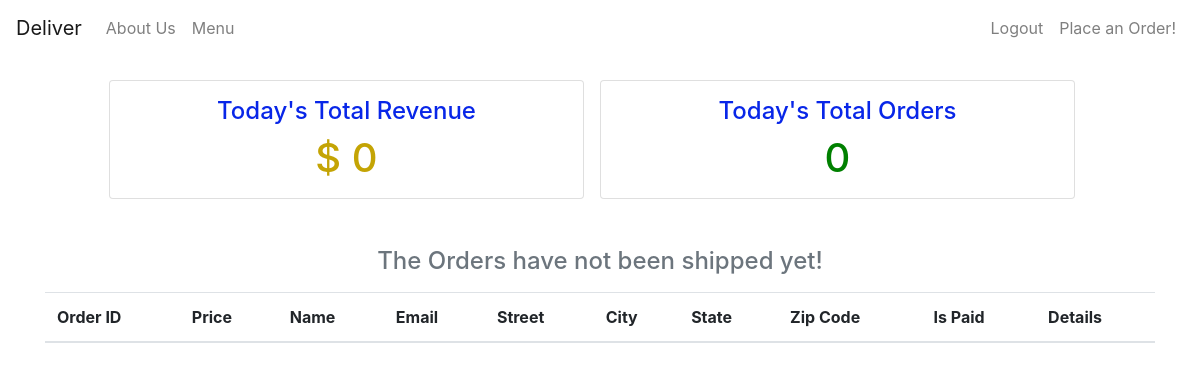
Page /restaurant/dashboard/ (signed in) on the earlier database version.
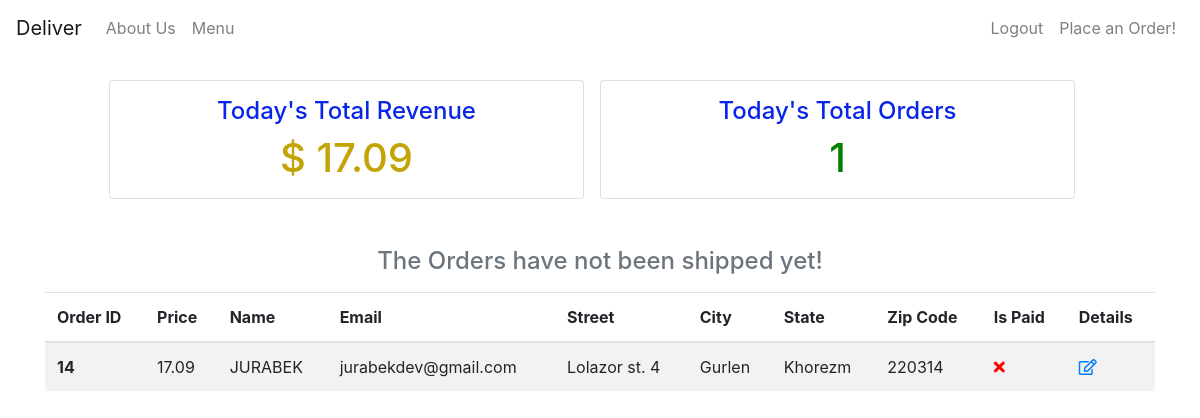
Same page on the later database version.
### customers/models.py (models this page shows, shortened)
class OrderModel(models.Model):
    created_on = models.DateTimeField(auto_now_add=True)
    price = models.DecimalField(max_digits=7, decimal_places=2)
    items = models.ManyToManyField('MenuItem',related_name='order',blank=True)
    name = models.CharField(max_length=50,blank=True)
    email = models.CharField(max_length=50, blank=True)
    street = models.CharField(max_length=50, blank=True)
    city = models.CharField(max_length=50, blank=True)
    state = models.CharField(max_length=50, blank=True)
    zip_code = models.IntegerField(blank=True,null=True)
    is_paid = models.BooleanField(default=False)
    is_shipped = models.BooleanField(default=False)

### restaurant/views.py (the view)
# urls.py: path('dashboard/', Dashboard.as_view(), name='dashboard'),
class Dashboard(UserPassesTestMixin, LoginRequiredMixin, View):
    def get(self, request, *args, **kwargs):
        today = datetime.today()
        orders = OrderModel.objects.filter(
            created_on__year=today.year, created_on__month=today.month, created_on__day=today.day
        ) # created_on is datetime field
        unshipped_orders = []
        total_revenue = 0
        for order in orders:
            total_revenue +=order.price
            if not order.is_shipped:
                unshipped_orders.append(order)
        context = {
            'orders': unshipped_orders,
            'total_revenue': total_revenue,
            'total_orders': len(orders)
        }
        return render(request, 'restaurant/dashboard.html', context)
    def test_func(self):
        return self.request.user.groups.filter(name='Staff').exists()

### restaurant/templates/restaurant/dashboard.html
{% extends 'restaurant/base.html' %}
{% block content %}
    <div class="container">
        <div class="row justify-content-center mt-4">
            <div class="card col-md-5 mr-3 p-2">
                <h4 class="text-center pt-2" style="color: #0826e8">Today's Total Revenue</h4>
                <h1 class="text-center" style="color: #c4a404">$ {{ total_revenue }}</h1>
            </div>
            <div class="card col-md-5 mr-3 p-2">
                <h4 class="text-center pt-2" style="color: #0826e8">Today's Total Orders</h4>
                <h1 class="text-center" style="color: green">{{ total_orders }}</h1>
            </div>
        </div>
        <div class="row justify-content-center">
            <div class="col-md-12 mt-5">
            <h4 class="text-center mb-3 text-secondary">The Orders have not been shipped yet! </h4>
                <table class="table table-hover table-striped">
                    <thead>
                        <tr>
                            <th scope="col">Order ID</th>
                            <th scope="col">Price</th>
                            <th scope="col">Name</th>
                            <th scope="col">Email</th>
                            <th scope="col">Street</th>
                            <th scope="col">City</th>
                            <th scope="col">State</th>
                            <th scope="col">Zip Code</th>
                            <th scope="col">Is Paid</th>
                            <th scope="col">Details</th>
                        </tr>
                    </thead>
                    <tbody>
                    {% for order in orders %}
                        <tr>
                            <th scope="row">{{ order.pk }}</th>
                            <td>{{ order.price }}</td>
                            <td>{{ order.name }}</td>
                            <td>{{ order.email }}</td>
                            <td>{{ order.street }}</td>
                            <td>{{ order.city }}</td>
                            <td>{{ order.state }}</td>
                            <td>{{ order.zip_code }}</td>
                            <td>
                                {% if order.is_paid %}
                                    <i style="color: green" class="fas fa-check"></i>
                                {% else %}
                                    <i style="color: red" class="fas fa-times"></i>
                                {% endif %}
                            </td>
                            <td>
                                <a href="{% url 'order_detail' order.pk %}"><i class="far fa-edit"></i></a>
                            </td>
                        </tr>
                    {% endfor %}
                    </tbody>
                </table>
            </div>
        </div>
    </div>
{% endblock %}

### restaurant/templates/restaurant/base.html (shortened to what this page needs)
<!DOCTYPE html>
<html lang="en">
<head>
    <link rel="stylesheet" href="https://use.fontawesome.com/releases/v5.8.2/css/all.css">
    <link href="https://cdnjs.cloudflare.com/ajax/libs/twitter-bootstrap/4.5.0/css/bootstrap.min.css" rel="stylesheet">
</head>
<body>
    {% include 'restaurant/navigation.html' %}
    {% block content %}
    {% endblock content %}
</body>
</html>

### restaurant/templates/restaurant/navigation.html (shortened to what this page needs)
<nav class="navbar navbar-expand-lg navbar-light  indigo">
    <a class="navbar-brand" href='{% url "index" %}'>Deliver</a>
    <div class="collapse navbar-collapse" id="navbarText">
      <ul class="navbar-nav mr-auto">
        <li class="nav-item">
          <a class="nav-link" href='{% url "about" %}'>About Us</a>
        </li>
        <li class="nav-item">
          <a class="nav-link" href="{% url 'menu' %}">Menu</a>
        </li>
      </ul>
      <ul class="navbar-nav">
          <li class="nav-item">
            <a class="nav-link" href="{% url 'account_logout' %}">Logout</a>
        </li>
        <li class="nav-item">
            <a class="nav-link" href="{% url 'order' %}">Place an Order!</a>
        </li>
      </ul>
    </div>
</nav>

Differences in the rows shown:
added OrderModel: pk "14", price "17.09", name "JURABEK", email "jurabekdev@gmail.com", street "Lolazor st. 4", city "Gurlen", state "Khorezm", zip_code "220314", is_paid False (drawn)
Other differences:
{{ total_revenue }}: "0" → "17.09"
{{ total_orders }}: "0" → "1"
